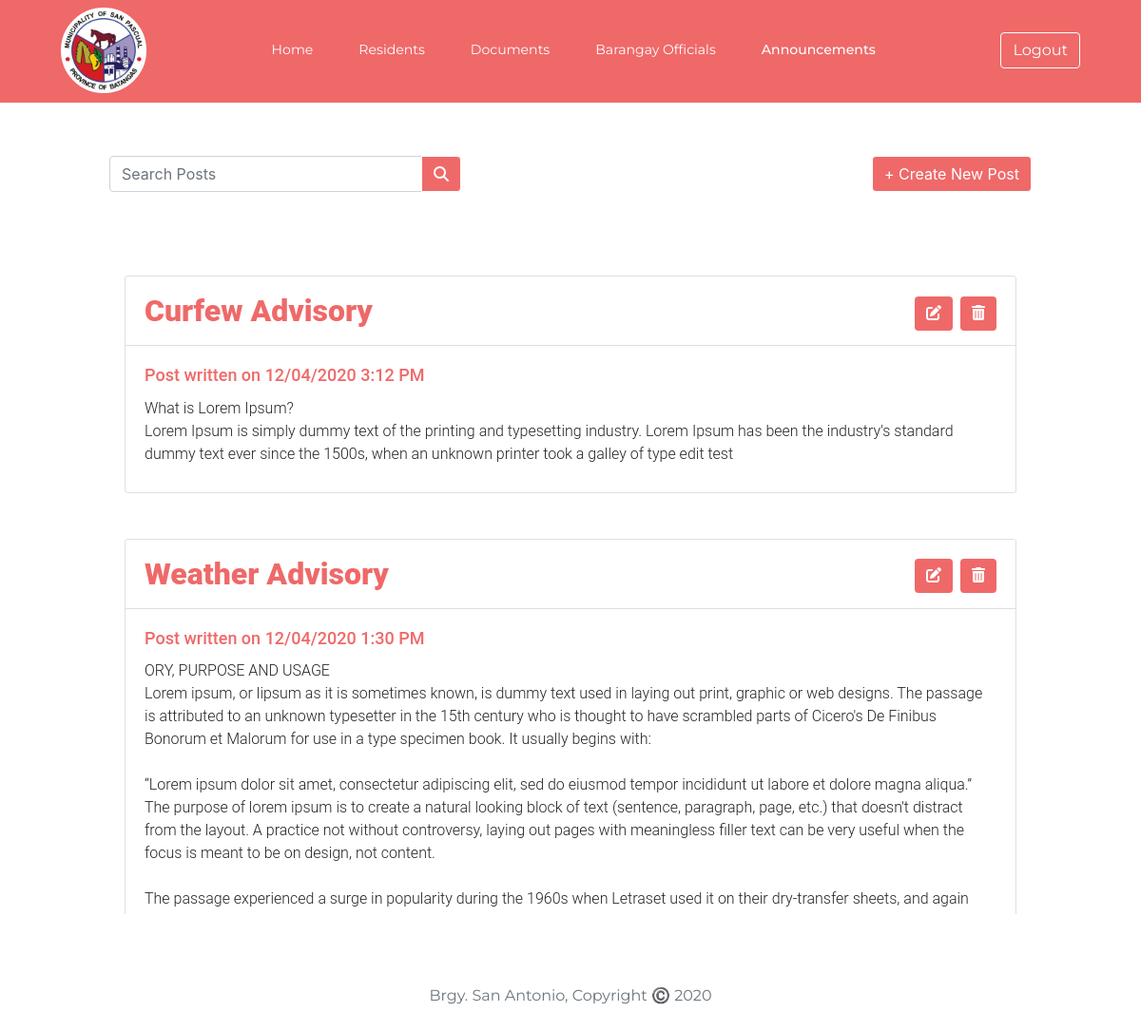
The app's page /admin_Announcements.php (signed in) with its own data.
### tables this page shows
CREATE TABLE `announcement_post` (
  `post_id` int(11) NOT NULL,
  `post_title` varchar(50) NOT NULL,
  `post_body` text NOT NULL,
  `post_date_time` varchar(50) NOT NULL
);

### functions.php (called while the page is built, shortened)
<?php
    class User
    {
        private $conn;
        public function __construct()
        {
            $database = new Database();
            $db = $database->dbConnection();
            $this->conn = $db;
        }
        public function runQuery($sql)
        {
            $stmt = $this->conn->prepare($sql);
            return $stmt;
        }
    }
?>

### admin_Announcements.php (the view, shortened to what this page needs)
<?php
require_once ('functions.php');
$userObj = new User();
?>
<!DOCTYPE html>
<html>
    <head>
        <link rel="stylesheet" href="https://stackpath.bootstrapcdn.com/bootstrap/4.3.1/css/bootstrap.min.css">
        <link rel="stylesheet" href="css/bootstrap-datetimepicker.min.css">
        <link rel="stylesheet" href="stylesheets/admin_Announcements.css" >
    </head>
    <body>
        <div>
            <div>
                <nav class="navbar navbar-expand-lg mb-5">
                    <img src="img/Logo.png" alt="logo" id="nav-img" class="ml-md-5">
                    <div class="navbar-collapse collapse  justify-content-center" id="navbar1">
                        <ul class="navbar-nav">
                            <li class="nav-item pl-3 pr-3 ">
                                <a class="nav-item nav-link" href="admin_Home.php">Home</a>
                            </li>
                            <li class="nav-item pl-3 pr-3 ">
                                <a class="nav-link" href="admin_Residents.php">Residents</a>
                            </li>
                            <li class="nav-item pl-3 pr-3">
                                <a class="nav-link" href="admin_Documents.php">Documents</a>
                            </li>
                            <li class="nav-item pl-3 pr-3">
                                <a class="nav-link" href="admin_BarangayOfficials.php">Barangay Officials</a>
                            </li>
                            <li class="nav-item pl-3 pr-3 active">
                                <a class="nav-link" href="admin_Announcements.php">Announcements</a>
                            </li>
                        </ul>
                    </div>
                    <a href="admin_Announcements.php?logout=true">
                    <button style="font-family: 'Montserrat', sans-serif !important;" class="btn btn-outline-danger logout-btn  mr-md-5" type="button"  id="logout-btn">Logout</button>
                    </a>
                </nav>
            </div>
            <div class="container-fluid">
                <div class="page-container">
                    <div class="row justify-content-around pb-4 mb-2 add-container">
                        <div class="col-md-4 mt-2 mb-2 ">
                            <div class="input-group">
                                <input type="text" class="form-control" placeholder="Search Posts" id="search_post_field" name="search_field">
                                <div class="input-group-append">
                                <button class="btn btn-danger search-btn" type="button">
                                    <i class="fa fa-search"></i>
                                </button>
                                </div>
                            </div>
                        </div>
                        <div class="col-md-4 text-right mt-2 mb-2">
                            <button class="btn btn-danger create-btn" type="button" data-toggle="modal" data-target="#create-post-modal">
                                + Create New Post
                            </button>
                        </div>
                    </div>
                    <div class="row justify-content-center">
                        <div class="col-md-10">
                            <div class="posts-container" id="card_container">
                                <?php
                                    $qry = "SELECT * FROM announcement_post ORDER BY post_id DESC";
                                    $stmt = $userObj->runQuery($qry);
                                    $stmt->execute();
                                    if($stmt->rowCount()>0)
                                        {
                                            while($rowUser = $stmt->fetch(PDO::FETCH_ASSOC)){
                                ?>
                                <div class="card pb-2  mt-5 ml-3 mr-3 post-card" >
                                    <div class="card-header post-header">
                                        <div class="row">
                                            <div class="col text-left">
                                                <?php print($rowUser['post_title']) ?>
                                            </div>
                                            <div class="col text-right">
                                                <a class="post-btn-anchor" href="#edit-post-modal" data-toggle="modal" data-post_id="<?php print($rowUser['post_id']) ?>" >
                                                    <button type="button" class="btn btn-danger  post-card-btn">
                                                        <span> <i class="fas fa-edit"></i></span>
                                                    </button>
                                                </a>
                                                <a class="post-btn-anchor" href="#delete-post-modal" data-toggle="modal" data-post_id="<?php print($rowUser['post_id']) ?>" >
                                                    <button type="button" class="btn btn-danger  post-card-btn">
                                                        <span> <i class="fas fa-trash-alt"></i></span>
                                                    </button>
                                                </a>
                                            </div>
                                        </div>
                                    </div>
                                    <div class="card-body">
                                        <h6 class="card-title post-title">Post written on <?php print($rowUser['post_date_time']) ?></h5>
                                        <p class="card-text post-body"><?php print($rowUser['post_body']) ?></p>
                                    </div>
                                </div>
                                <?php
                                            } };
                                    ?>
                            </div>
                        </div>
                    </div>
                </div>
                <div style="font-family: 'Montserrat', sans-serif !important;" class="row m-0 pt-3">
                    <div class="col-12 text-center text-muted">
                        <p class="m-0 pb-3 mt-md-2 mt-sm-2">Brgy. San Antonio, Copyright ©️ 2020 </p>
                    </div>
                </div>
            </div>
        </div>
    </body>
</html>

### stylesheets/admin_Announcements.css (style rules this page uses)
.navbar { background-color: #ef6969; color: #ef6969; clear: both; border-bottom: 2px solid #EF6969; }
.navbar ul li a { color: white; }
.navbar-nav .active a { color: white; font-weight: 500; }
.nav-link { font-family: 'Montserrat'; font-weight: 400; font-size: 0.88rem; padding:1rem; text-decoration: none; }
.logout-btn { color: white; border-color: white; }
.create-btn, .search-btn { background-color: #ef6969; color: white; border-color: white; }
.posts-container { height: 720px; overflow-y: auto; overflow-x: hidden; }
.post-header { color: #ef6969; background-color: white; font-family: 'Roboto Black'; font-size: 32px; vertical-align: middle; }
.post-title { color: #ef6969; font-family: 'Roboto Medium'; font-size: 18px; }
.post-body { font-family: 'Roboto Light'; font-size: 16px; white-space: pre-wrap; }
.page-container { padding-bottom: 50px; }
.post-card-btn, .officials-table-btn { background-color: #ef6969; color: white; border: none; }
.post-btn-anchor { display: inline-block; }

### records on screen
announcement_post: post_title "Curfew Advisory", post_date_time "12/04/2020 3:12 PM", post_body "What is Lorem Ipsum? Lorem Ipsum is simply dummy text of the printing and typesetting industry. Lorem Ipsum has been the industry's standard dummy text ever since the 1500s, when an unknown printer took a galley of type edit test"
announcement_post: post_title "Weather Advisory", post_date_time "12/04/2020 1:30 PM", post_body "ORY, PURPOSE AND USAGE Lorem ipsum, or lipsum as it is sometimes known, is dummy text used in laying out print, graphic or web designs. The passage is attributed to an unknown typesetter in the 15th century who is thought to have scrambled parts of Cicero's De Finibus Bonorum et Malorum for use in a type specimen book. It usually begins with: “Lorem ipsum dolor sit amet, consectetur adipiscing elit, sed do eiusmod tempor incididunt ut labore et dolore magna aliqua.” The purpose of lorem ipsum is to create a natural looking block of text (sentence, paragraph, page, etc.) that doesn't distract from the layout. A practice not without controversy, laying out pages with meaningless filler text…"
